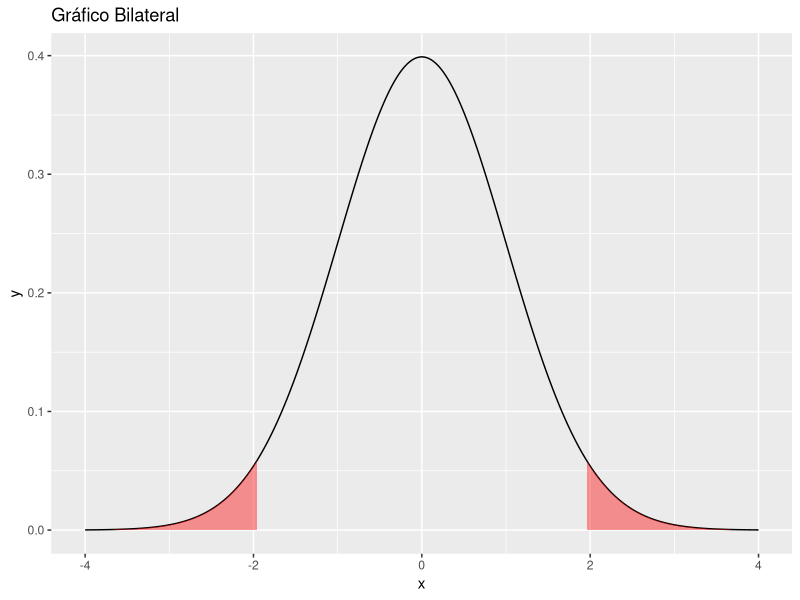
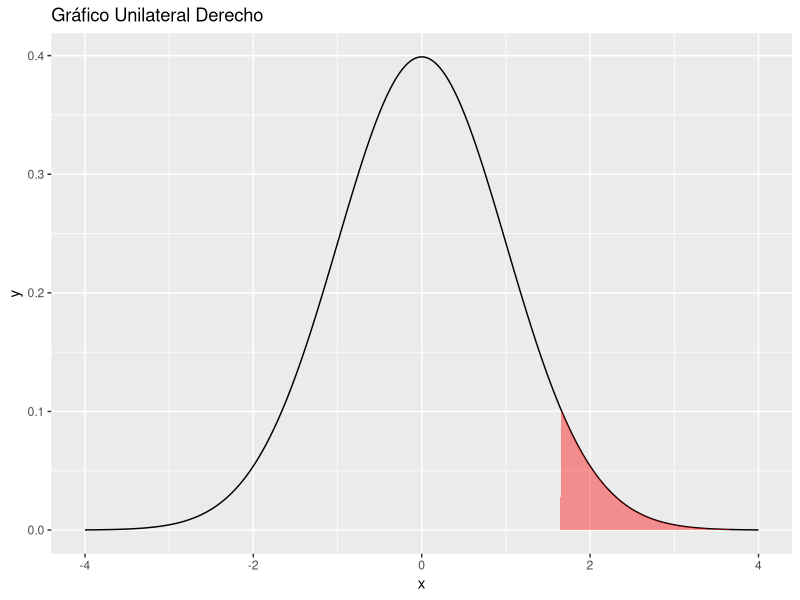
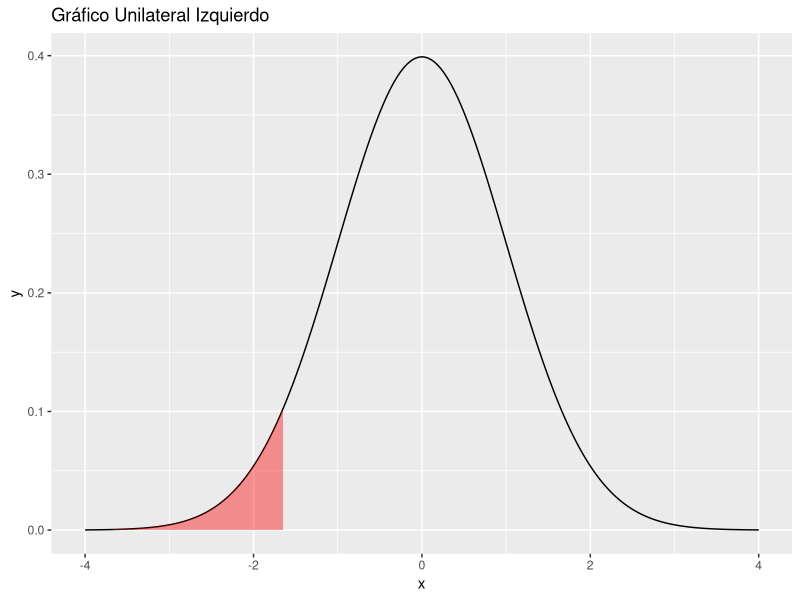

Write the R code that produced these figures, in order.
## ---- chunk 1
knitr::opts_chunk$set(echo = TRUE)
## ---- chunk 2
htmltools::img(src = '../recursos/logo.png', 
               alt = 'logo', 
               style = 'position:absolute; top:0; left:80%; padding:0px;height:155px;width:150px')
## ---- chunk 3

# Bibliotecas necesarias
library(ggplot2)

# Gráfico Bilateral
mu <- 0
sigma <- 1
alpha <- 0.05
x <- seq(-4, 4, by=0.01)
y <- dnorm(x, mean=mu, sd=sigma)
lower_tail <- qnorm(alpha/2)
upper_tail <- qnorm(1 - alpha/2)

ggplot(data.frame(x,y), aes(x, y)) +
  geom_line() +
  geom_area(data=data.frame(x=x[x<=lower_tail], y=y[x<=lower_tail]), fill="red", alpha=0.4) +
  geom_area(data=data.frame(x=x[x>=upper_tail], y=y[x>=upper_tail]), fill="red", alpha=0.4) +
  ggtitle('Gráfico Bilateral')

# Gráfico Unilateral Derecho
upper_tail_right <- qnorm(1 - alpha)
ggplot(data.frame(x,y), aes(x, y)) +
  geom_line() +
  geom_area(data=data.frame(x=x[x>=upper_tail_right], y=y[x>=upper_tail_right]), fill="red", alpha=0.4) +
  ggtitle('Gráfico Unilateral Derecho')


# Gráfico Unilateral Izquierdo
lower_tail_left <- qnorm(alpha)
ggplot(data.frame(x,y), aes(x, y)) +
  geom_line() +
  geom_area(data=data.frame(x=x[x<=lower_tail_left], y=y[x<=lower_tail_left]), fill="red", alpha=0.4) +
  ggtitle('Gráfico Unilateral Izquierdo')


## ---- chunk 4

# Crear una muestra
set.seed(123)
sample_data <- rnorm(100, mean = 0, sd = 1)

# Realizar una prueba t para la media
t_test <- t.test(sample_data, mu = 0)

# Mostrar el valor p
print(paste("El valor p es:", t_test$p.value))

## ---- chunk 5

# Crear una muestra
set.seed(123)
sample_data <- rnorm(100, mean = 0, sd = 1)

# Prueba de hipótesis
t_test <- t.test(sample_data, mu = 0)

# Intervalo de confianza
conf_int <- t_test$conf.int

# Resultados
print(paste("Valor p:", t_test$p.value))
print(paste("Intervalo de confianza:", conf_int[1], "a", conf_int[2]))

## ---- chunk 6
mu <- 50  # Media bajo la hipótesis nula
x_bar <- 52 # Media de la muestra
sigma <-  # Desviación estándar conocida de la población (cambiar de 3 a 10) para obtener distintos p valor
n <- 100 # Tamaño de la muestra

# Estadística de prueba Z
z <- (x_bar - mu) / (sigma / sqrt(n))

# Valor p para una prueba bilateral
p_value <- 2 * (1 - pnorm(abs(z)))

# Resultados
print(paste("Estadístico de prueba Z:", z))
print(paste("Valor p:", p_value))

